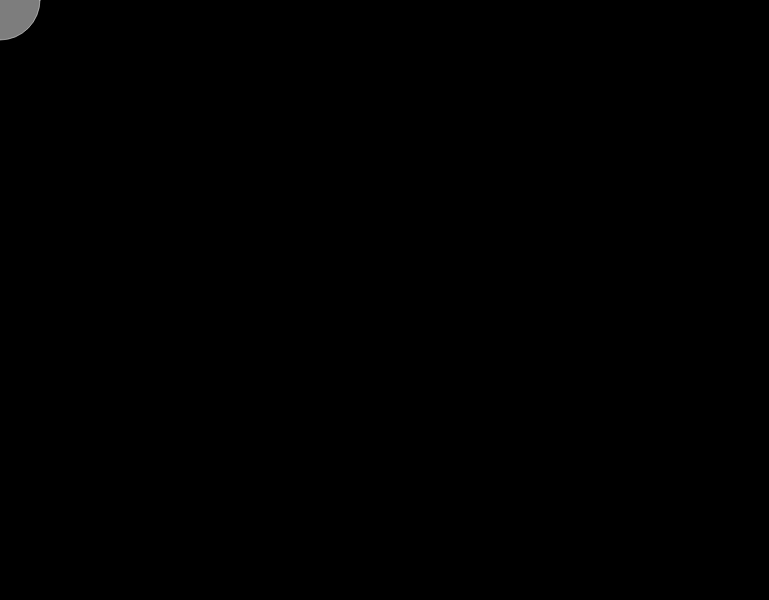
Frame 1 (no input)
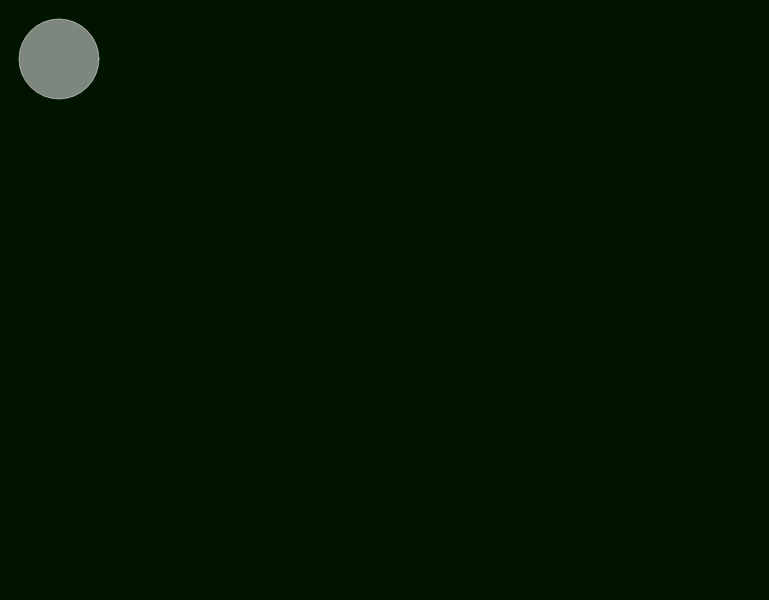
Frame 60 (no input)
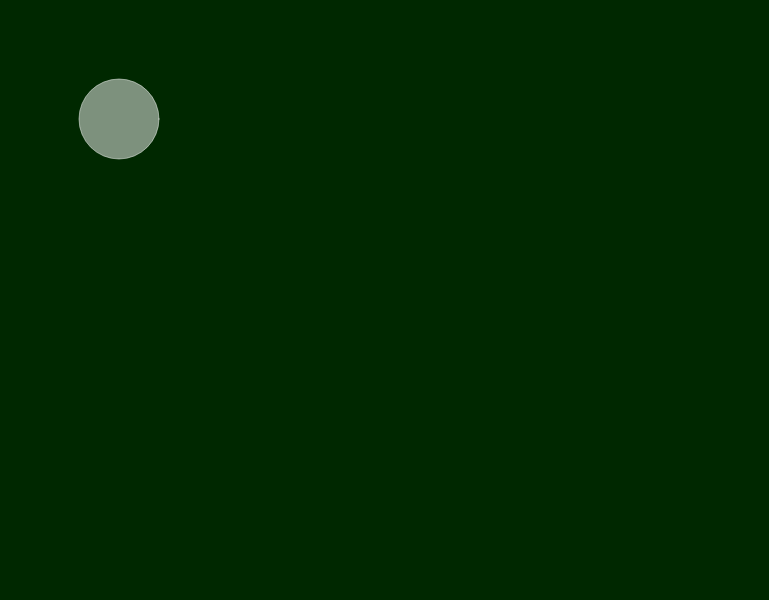
Frame 120 (the mouse pressed at the canvas centre since frame 60)

The p5.js sketch that drew these frames (run headless with seeded random() and noise() and a simulated clock; from frame 60 on, the mouse is pressed at the canvas centre):

// p5.js sketch
// ── sketch.js
var circleX = 0;
var circleY = 0;

function setup(){
  createCanvas(769, 600);
}

function draw(){
  if(circleY<480){
    background(circleY-280, circleX/3, circleY-280+circleX/3);
    fill(255, 255, 255, 125);
    stroke( 255, 255, 255, 125)
    ellipse(circleX, circleY, 80, 80);
    circleX++;
    circleY++;
  }else if(circleY==480){
    circleY=0;
    circleX=10;
    if(circleX == 640){
      circleX=0;
    }
  }
}
